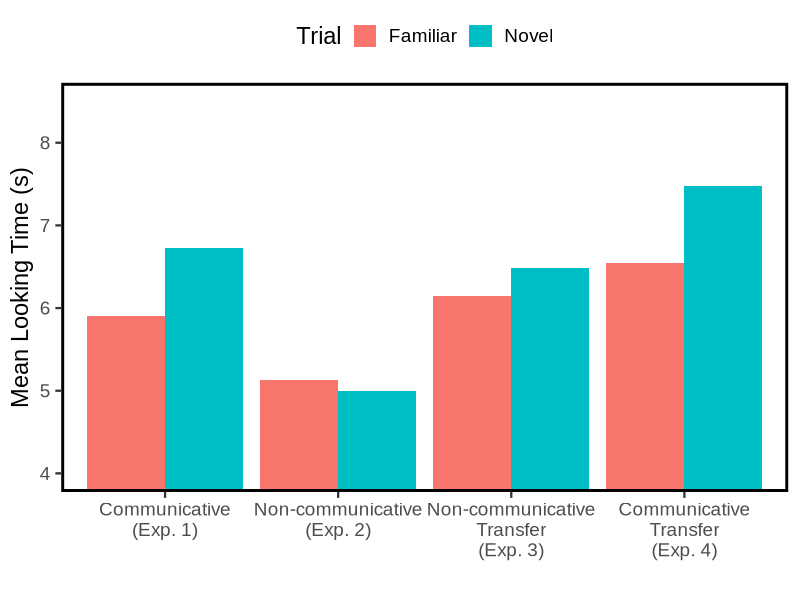
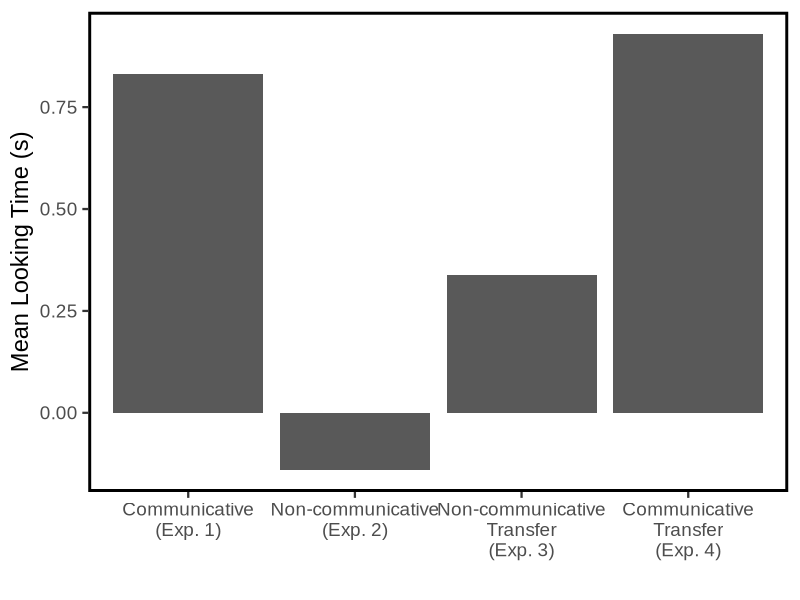
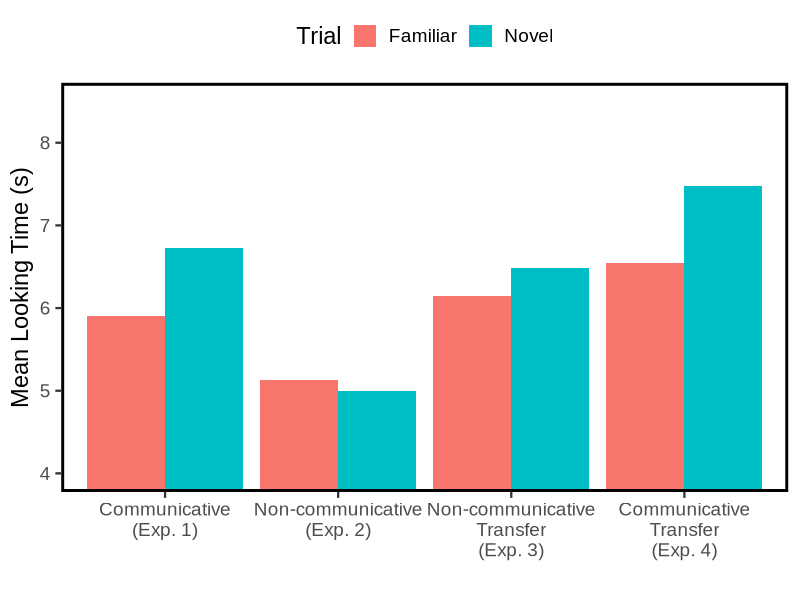
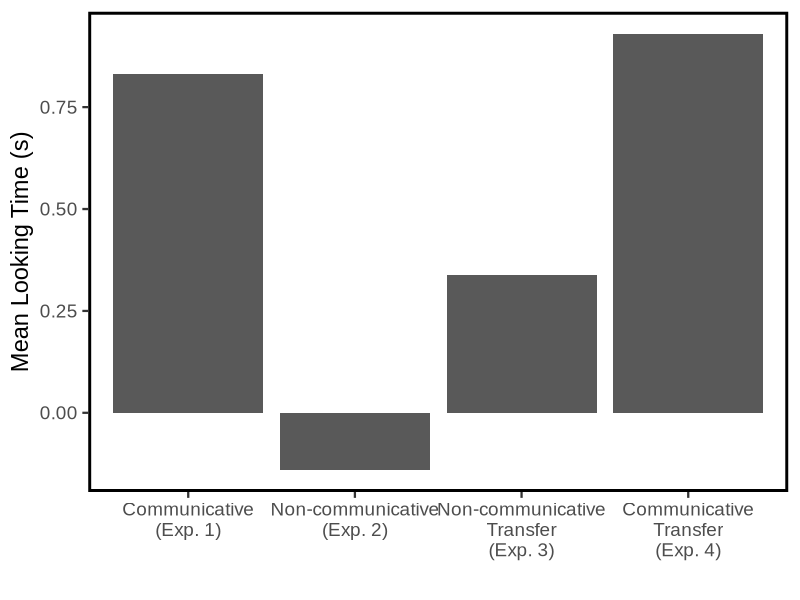

The R source for these figures, in order: (Note: this script raises an error after producing the figures.)
## ---- chunk 1
options(dplyr.width = Inf)

library(dplyr)
library(tidyr)
library(ggplot2)
library(lme4)

 # includes data for all participants except technical errors
data <- read.csv('data.csv')

data_agg <- data %>%
                  filter(Phase == 'Test') %>%
                  group_by(Subject, Excluded, Experiment, Condition, Age, Sex, TrainingPattern, ContrastPattern, PatternType) %>%
                  summarise(MeanLT = mean(LT,na.rm=TRUE)) %>%
                  ungroup()

data_agg_paired <- data_agg %>%
                    spread(PatternType, MeanLT) %>%
                    mutate(NoveltyDiff = Novel - Familiar)
## ---- chunk 2
(summary <- data_agg_paired %>%
                filter(
                  Excluded == 0
                ) %>%
                group_by(Condition) %>%
                summarise(N = n(),
                          MeanAge = mean(Age),
                          N_males = length(Sex[Sex == 'Male']),
                          MeanFam = mean(Familiar),
                          SD_F = sd(Familiar),
                          MeanNovel = mean(Novel),
                          SD_N = sd(Novel),
                          MeanDiff = mean(NoveltyDiff),
                          SD_D = sd(NoveltyDiff),
                          d = round(mean(NoveltyDiff) / sd(NoveltyDiff),3),
                          t = round(t.test(NoveltyDiff)$statistic,3),
                          p = round(t.test(NoveltyDiff)$p.value,4),
                          ci.l = round(t.test(NoveltyDiff)$conf[[1]],3),
                          ci.h = round(t.test(NoveltyDiff)$conf[[2]],3)
                        ) %>%
                ungroup())
## ---- chunk 3
ggplot(data_agg %>%
          filter(Excluded == 0) %>%
          mutate(MeanLT = MeanLT/1000), aes(x=factor(Experiment), y=MeanLT, fill=PatternType)) +
    stat_summary(fun.y='mean', geom='bar', position=position_dodge(.9)) +
    stat_summary(fun.data='mean_cl_normal', geom='errorbar', width=.1, position=position_dodge(.9), fun.args=list(mult=1)) +
    coord_cartesian(ylim=c(4,8.5)) +
    scale_y_continuous('Mean Looking Time (s)') +
    scale_fill_discrete('Trial') +
    scale_x_discrete(name="", labels=c("Communicative\n(Exp. 1)",
                                       "Non-communicative\n(Exp. 2)",
                                       "Non-communicative\nTransfer\n(Exp. 3)",
                                       "Communicative\nTransfer\n(Exp. 4)")) + 
    theme_bw(base_family = "Arial", base_size = 17) +
    theme(legend.position="top") +
    theme(panel.grid.minor = element_blank()) +
    theme(panel.grid.major = element_blank()) +
    theme(panel.border = element_rect(size=2, color='black')) +
    theme(axis.title.x = element_text(vjust=-0.3)) +
    theme(axis.title.y = element_text(vjust=1.15)) +
    theme(legend.key = element_blank())

ggsave('plot-means.png', width=10, height=6)

ggplot(data_agg_paired %>%
          filter(Excluded == 0) %>%
          mutate(NoveltyDiff = NoveltyDiff/1000), aes(x=factor(Experiment), y=NoveltyDiff)) +
    stat_summary(fun.y='mean', geom='bar', position=position_dodge(.9)) +
    stat_summary(fun.data='mean_cl_normal', geom='errorbar', width=.1, position=position_dodge(.9), fun.args=list(mult=1)) +
    scale_y_continuous('Mean Looking Time (s)') +
    scale_fill_discrete('Trial') +
    scale_x_discrete(name="", labels=c("Communicative\n(Exp. 1)",
                                       "Non-communicative\n(Exp. 2)",
                                       "Non-communicative\nTransfer\n(Exp. 3)",
                                       "Communicative\nTransfer\n(Exp. 4)")) + 
    theme_bw(base_family = "Arial", base_size = 17) +
    theme(legend.position="top") +
    theme(panel.grid.minor = element_blank()) +
    theme(panel.grid.major = element_blank()) +
    theme(panel.border = element_rect(size=2, color='black')) +
    theme(axis.title.x = element_text(vjust=-0.3)) +
    theme(axis.title.y = element_text(vjust=1.15)) +
    theme(legend.key = element_blank())

ggsave('plot-diffs.png', width=10, height=6)
## ---- chunk 4
data_exp_1_v_2 <- data_agg %>%
                    filter(Excluded == 0) %>%
                    filter(Experiment == 1 | Experiment == 2) %>%
                    mutate(
                      PatternTypeC = ifelse(PatternType == 'Familiar', -.5, .5),
                      PatternTypeC = PatternTypeC - mean(PatternTypeC),
                      ExperimentC = ifelse(Experiment == 1, .5, -.5),
                      ExperimentC = ExperimentC - mean(ExperimentC)
                    )

model <- aov(MeanLT ~ PatternTypeC*ExperimentC + Error(Subject/PatternTypeC), data = data_exp_1_v_2)
summary(model)
## ---- chunk 5
data_exp_3_v_4 <- data_agg %>%
                    filter(Excluded == 0) %>%
                    filter(Experiment == 3 | Experiment == 4) %>%
                    mutate(
                      PatternTypeC = ifelse(PatternType == 'Familiar', -.5, .5),
                      PatternTypeC = PatternTypeC - mean(PatternTypeC),
                      ExperimentC = ifelse(Experiment == 4, .5, -.5),
                      ExperimentC = ExperimentC - mean(ExperimentC)
                    )

model <- aov(MeanLT ~ PatternTypeC*ExperimentC + Error(Subject/PatternTypeC), data = data_exp_3_v_4)
summary(model)
## ---- chunk 6
data_trials <- data %>%
            filter(
              Excluded == 0,
              Phase == 'Test'
            ) %>%
            mutate(
              TrialC = Trial - mean(Trial),
              PatternTypeC = ifelse(PatternType == 'Familiar', -.5, .5),
              PatternTypeC = PatternTypeC - mean(PatternTypeC)
             )

model <- lmer(LT ~ TrialC*PatternTypeC*Condition + (1 + TrialC | Subject), data = data_trials)
drop1(model, ~., test="Chi")

(trial_models <- data %>%
            filter(
              Excluded == 0,
              Phase == 'Test'
            ) %>%
            group_by(Condition) %>%
            mutate(
              TrialC = Trial - mean(Trial),
              PatternTypeC = ifelse(PatternType == 'Familiar', -.5, .5),
              PatternTypeC = PatternTypeC - mean(PatternTypeC)
             ) %>%
             do(broom::tidy(lmer(LT ~ TrialC*PatternTypeC + (1 + TrialC | Subject), data = .))) %>%
             filter(group == 'fixed') %>%
             mutate(
               p.value = round((1-pnorm(statistic))*2,4)
             ))

(trial_models_chis <- data %>%
            filter(
              Excluded == 0,
              Phase == 'Test'
            ) %>%
            group_by(Condition) %>%
            mutate(
              TrialC = Trial - mean(Trial),
              PatternTypeC = ifelse(PatternType == 'Familiar', -.5, .5),
              PatternTypeC = PatternTypeC - mean(PatternTypeC)
             ) %>%
             do(broom::tidy(drop1(lmer(LT ~ TrialC*PatternTypeC + (1 + TrialC | Subject), data = .), ~., test="Chi"))) %>%
             filter(!is.na(Pr.Chi.)))
## ---- chunk 7
(summary <- data_agg_paired %>%
                group_by(Condition) %>%
                summarise(N = n(),
                          MeanAge = mean(Age),
                          N_males = length(Sex[Sex == 'Male']),
                          MeanFam = mean(Familiar),
                          SD_F = sd(Familiar),
                          MeanNovel = mean(Novel),
                          SD_N = sd(Novel),
                          MeanDiff = mean(NoveltyDiff),
                          SD_D = sd(NoveltyDiff),
                          d = round(mean(NoveltyDiff) / sd(NoveltyDiff),3),
                          t = round(t.test(NoveltyDiff)$statistic,3),
                          p = round(t.test(NoveltyDiff)$p.value,4),
                          ci.l = round(t.test(NoveltyDiff)$conf[[1]],3),
                          ci.h = round(t.test(NoveltyDiff)$conf[[2]],3)
                        ) %>%
                ungroup())
## ---- chunk 8
(trial_models_exclusions <- data %>%
            filter(
              Phase == 'Test'
            ) %>%
            group_by(Condition) %>%
            mutate(
              TrialC = Trial - mean(Trial),
              PatternTypeC = ifelse(PatternType == 'Familiar', -.5, .5),
              PatternTypeC = PatternTypeC - mean(PatternTypeC)
             ) %>%
             do(broom::tidy(lmer(LT ~ TrialC*PatternTypeC + (1 + TrialC | Subject), data = .))) %>%
             filter(group == 'fixed') %>%
             mutate(
               p.value = round((1-pnorm(statistic))*2,4)
             ))

(trial_models_exclusions_chis <- data %>%
            filter(
              Phase == 'Test'
            ) %>%
            group_by(Condition) %>%
            mutate(
              TrialC = Trial - mean(Trial),
              PatternTypeC = ifelse(PatternType == 'Familiar', -.5, .5),
              PatternTypeC = PatternTypeC - mean(PatternTypeC)
             ) %>%
             do(broom::tidy(drop1(lmer(LT ~ TrialC*PatternTypeC + (1 + TrialC | Subject), data = .), ~., test="Chi"))) %>%
             filter(!is.na(Pr.Chi.)))
